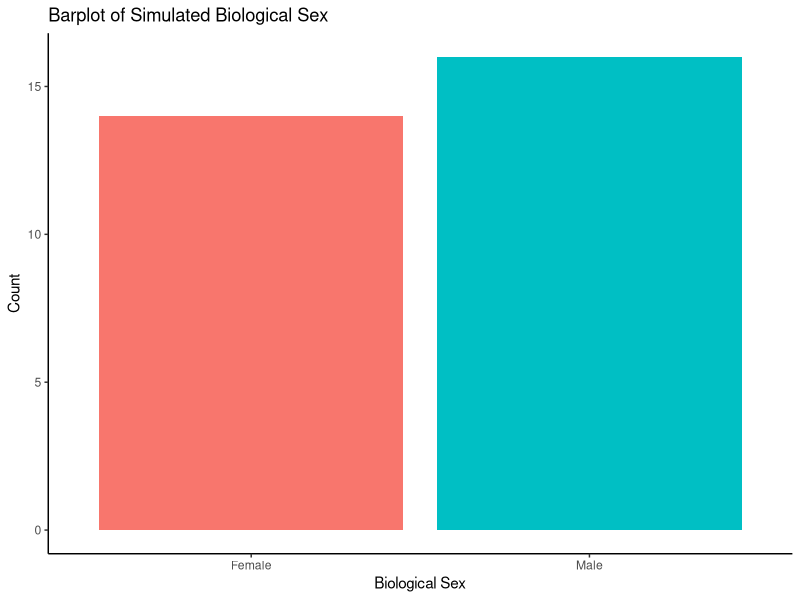
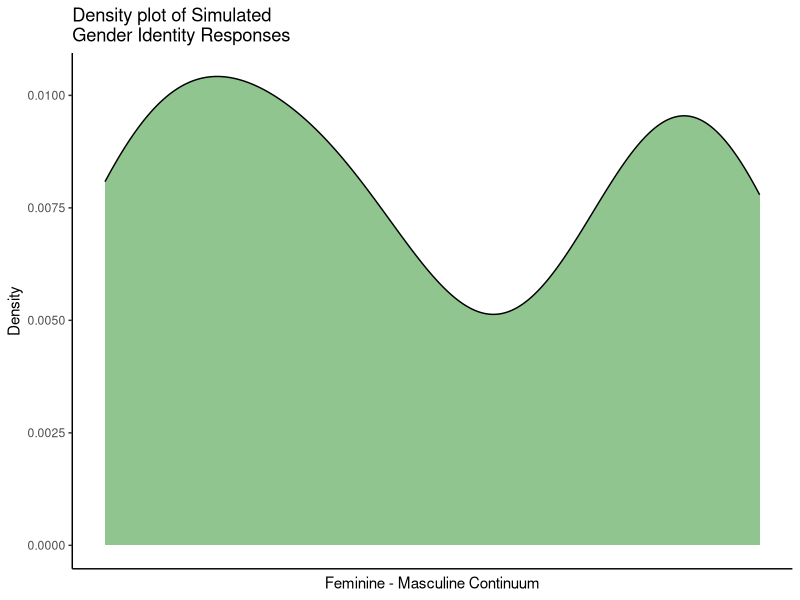
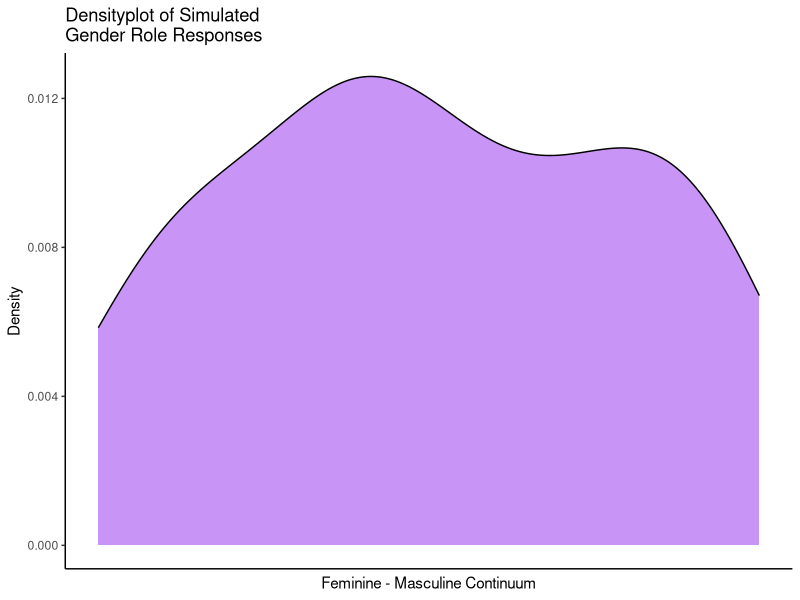

R code for these plots, in order:
## ---- chunk 1
# load libraries and simulated data ---------------------------------------
library(tidyverse)
library(ggpubr)

# set seed for reproducibility
set.seed(42)

# load data set (from RDS if using previous script to simulate the data)
sim_data <- read_csv(file = "sim-data.csv")

# default density plots and scale function ----------------------------------
plot_dens_2D <- function(data, x, y){
  plot <- ggplot(data = data, aes(x = x, y = y)) + 
    geom_density_2d_filled(aes(fill = after_stat(level)),
                           bins = 9, contour_var = 'ndensity') +
    scale_fill_brewer(palette = 16, direction = 1, 
                      labels = c('Low', '', '', '','','','','', 'High')) +
    guides(fill = guide_legend(title = 'Density of Occurences', 
                               direction = 'horizontal', nrow = 1, 
                               label.position = 'bottom'))
  plot
}

## ---- chunk 2

# biological sex bar plot
ggplot(sim_data, aes(x = bio_sex)) +
  geom_bar(aes(fill = bio_sex), show.legend = F) + 
  labs(title = 'Barplot of Simulated Biological Sex') +
  ylab('Count') + xlab('Biological Sex') +
  theme_classic()
## ---- chunk 3
# gender identity density plot
ggplot(sim_data, aes(x = gen_id)) +
  geom_density(alpha=.5, fill = 'forestgreen', colour = 'black') +
  labs(title = 'Density plot of Simulated\nGender Identity Responses') +
  ylab('Density') + xlab('Feminine - Masculine Continuum') +
  theme_classic() +
  theme(
    legend.position = 'none',
    axis.ticks.x = element_blank(),
    axis.text.x = element_blank()
  )
# gender role density plot
ggplot(sim_data, aes(x = gen_role)) +
  geom_density(alpha=.5, fill = 'purple2', colour = 'black') +
  labs(title = 'Densityplot of Simulated\nGender Role Responses') +
  ylab('Density') + xlab('Feminine - Masculine Continuum') +
  theme_classic() +
  theme(
    legend.position = 'none',
    axis.ticks.x = element_blank(),
    axis.text.x = element_blank()
  )  
## ---- chunk 4
# example of collected data
skew_int <- tibble(
  Mean = c(">70", "55 to 70", "45 to 55", "30 to 45", "<30"),
  Interpretation = c("\"Skews masculine\"", "\"More masculine than feminine\"", "\"Not strongly skewed\"", "\"More feminine than masculine\"", "\"Skews feminine\"")
)

knitr::kable(skew_int, booktabs = TRUE, caption = "Potential Interpretation of Sample Means for Gendered Aspect of Health Items.") %>%
  kableExtra::add_footnote("This table assumes you have recorded the gendered aspects of health items as 0 being the most feminine score and 100 being the most masculine score.", notation = "none")
## ---- chunk 5
# example of collected data
sum_tab <- tibble(
  "SGBA Item" = c("Biological Sex (n(%))", "<i>Female</i>", "<i>Intersex</i>", "<i>Male</i>", "Gendered Aspect of Health (skew)", "<i>Gender Identity</i>", "<i>Gendered Roles</i>"),
  "Sample (n = 30)" = c(" ", "14(47%)", NA, "16(53%)", " ", "  Not strongly skewed", "  Not strongly skewed")
)

knitr::kable(sum_tab, booktabs = TRUE, caption = "Simulated sample characteristics.") 
